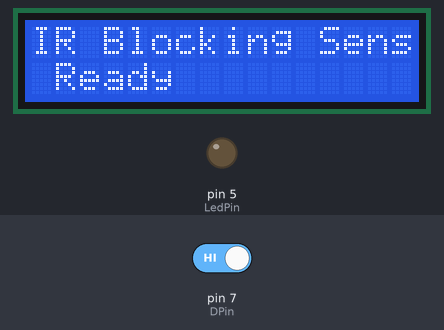
This sketch was run on a simulated Arduino Mega 2560, built with avr-gcc and run on an emulated ATmega2560. Shown: 16×2 character LCD, output pins drawn as LEDs (lit = HIGH). The inputs (shaded band) are chosen by the test bench; at power-on: pin 7 (DPin) HIGH. What the sketch prints to the serial monitor is not drawn.

Above: at 1.2 s.
1.3 s: pin 7 (DPin) driven LOW
At 1.9 s:
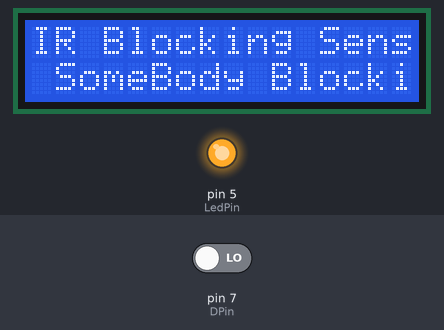
2.8 s: pin 7 (DPin) driven HIGH
At 4.8 s:
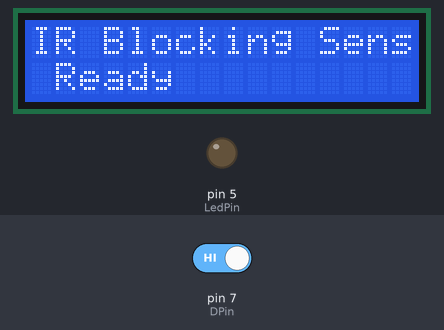
Timing chart, 0 to 6.3 s (numbered marks = the images above; inputs shaded):
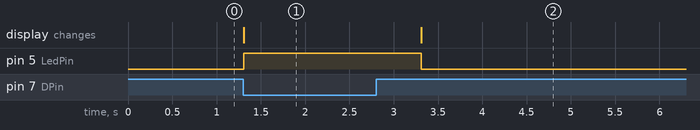

Measured:
- after the input at 1.3 s, pin 5 (LedPin): LOW → HIGH at once; the display: changes at once (image 1)
- after the input at 2.8 s, pin 5 (LedPin): HIGH → LOW after 0.51 s; the display: changes after 0.51 s (image 2)

The sketch:

Block_sensor.ino
```cpp
#include <LiquidCrystal.h>
#define DPin 7
#define LedPin 5
#define APin A0

 LiquidCrystal lcd(8, 9, 10, 45, 43, 41,39,37,35,33,31);

   int val = 0 ;
  int oldval =-1  ;
void setup()
{
pinMode(LedPin,OUTPUT);//設置數位IO腳模式，OUTPUT為Output
 pinMode(DPin,INPUT);//定義digital為輸入介面
 //pinMode(APin,INPUT);//定義為類比輸入介面


  Serial.begin(9600);//設定串列傳輸速率為9600 }

 // set up the LCD's number of columns and rows:
  lcd.begin(16, 2);
  // Print a message to the LCD.
  lcd.print("IR Blocking Sensor");
}
void loop() {

  // set the cursor to column 0, line 1
  // (note: line 1 is the second row, since counting begins with 0):


   val=digitalRead(DPin);
    Serial.print(oldval);
    Serial.print("/");
    Serial.print(val);
    Serial.print("\n");

    if (val ==0)
    {
          if (val != oldval)
            {
                lcd.setCursor(1, 1);
                  lcd.print("                ") ;
                 lcd.setCursor(1, 1);
                lcd.print("SomeBody Blocking");
                 digitalWrite(LedPin,HIGH)  ;
                   delay(2000);
                  oldval= val ;
            }
    }
    else
    {
          if (val != oldval)
            {
                lcd.setCursor(1, 1);
                lcd.print("                   ") ;
               lcd.setCursor(1, 1);
              lcd.print("Ready");
               digitalWrite(LedPin,LOW)  ;
                oldval= val ;
            }
      }


}
```
